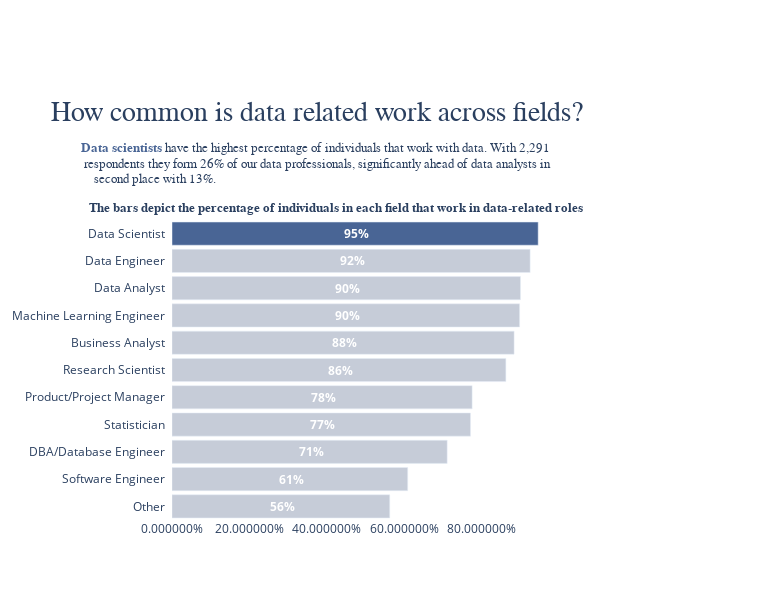

Notebook source saved alongside this figure:
### Markdown cell above
## <div class="subsection_title">2.1 Data related work across fields</div>
Surely not all professions are made equally, so I wondered **which fields tend to have more professionals involved in data analysis activities?** The below graph shows the percentage of individuals within each field that work in data-related roles on a daily basis. **Additional details are included in the hover text.**
<div class="sidenote">
    Source: Kaggle 2020 DS and ML Survey - <span style="font-style: italic;">Q23. Select any activities that make up an important part of your role at work.</span>
</div>

### Code cell
# Field distribution of professionals

# List of fields
fields = dataprofs["Q5"].unique()

# DataFrame with required values for plotting and tooltips
fields_df = pd.DataFrame()
fields_df["all"] = q23_df["Q5"].value_counts()
fields_df["profs"] = dataprofs["Q5"].value_counts()
fields_df["non_profs"] = fields_df["all"] - fields_df["profs"]
fields_df["ratio"] = fields_df["profs"]/ fields_df["all"]
fields_df["proportion"] = fields_df['profs'] * 100/ fields_df["profs"].sum()

fields_df.index = [index+"  " for index in fields_df.index]

trace1 = go.Bar(
    y = fields_df.index,
    x = fields_df["ratio"],
    orientation = "h",
    marker = dict(color=[primary_blue] + [primary_grey]*10),
    name = "",
    width= 0.85,    
    customdata = fields_df[["profs","non_profs","proportion"]],
    hoverinfo = "none",
    hovertemplate = ' Work in data related roles: %{customdata[0]}<br> Do not work in data related roles: %{customdata[1]}<br> Contribution to  total number of data professionals: %{customdata[2]:.2f}%'
)

layout = dict(
    margin = dict(t=220),
    legend=dict(orientation='h',yanchor='top',xanchor='center',y=-0.05,x=0.5,font=dict(size= 18),traceorder='normal'),
    xaxis = dict(domain=[0,0.73],
            tickformat="%"),
    yaxis= dict(
            categoryorder = 'array',
            categoryarray = fields_df["ratio"].sort_values(ascending=True).keys()),
    width = 780,
    height = 600,
    plot_bgcolor= "#fff",
    hoverlabel=dict(
        bgcolor="white",
        font_size=12
    )
)

data = [trace1]

fig = go.Figure(data = data, layout = layout)

# percentage annotations
for index in range(len(fields_df.index)):
    fig.add_annotation(dict(
                            x=(fields_df.iloc[index])["ratio"]/2,
                            y=fields_df.index[index],
                            showarrow=False,
                            text="<b style='color:#fff'> %d%%</b>" % np.round((fields_df.iloc[index])["ratio"]*100),
                            textangle=0,
                            xref="x",
                            yref="y"
                           ))

# helper text annotation
fig.add_annotation(dict(
                            x=0.783,
                            y=1.067,
                            showarrow=False,
                            text="<b style='font-family:Helvetica; font-size: 13px'>The bars depict the percentage of individuals in each field that work in data-related roles</b>",
                            textangle=0,
                            xref="paper",
                            yref="paper"
                           ))

# title annotation
large_title_format = "<span style='font-size:28px; font-family:Times New Roman'>How common is data related work across fields?</span>"
small_title_format = "<span style='font-size:13px; font-family:Helvetica'><b style='color:#496595'>Data scientists</b> have the highest percentage of individuals that work with data. With 2,291 <br>respondents they form 26% of our data professionals, significantly ahead of data analysts in<br>second place with 13%.                                                                                                            <br></span>"

fig.add_annotation(dict(
                            x=0.783,
                            y=1.41,
                            showarrow=False,
                            text= large_title_format + "<br><br>" + small_title_format,
                            textangle=0,
                            xref="paper",
                            yref="paper"
                           ))

iplot(fig)

### Figure 1 — Plotly figure (JSON) as saved in the notebook; plotly's stock layout.template omitted (floating-point values rounded to 4 significant figures)
{"data": [{"customdata": [[2291, 132, 26.21], [1006, 647, 11.51], [863, 672, 9.872], [1150, 128, 13.15], [900, 144, 10.3], [841, 96, 9.62], [606, 80, 6.932], [465, 135, 5.319], [344, 28, 3.935], [195, 58, 2.231], [81, 33, 0.9266]], "hoverinfo": "none", "hovertemplate": " Work in data related roles: %{customdata[0]}<br> Do not work in data related roles: %{customdata[1]}<br> Contribution to  total number of data professionals: %{customdata[2]:.2f}%", "marker": {"color": ["#496595", "#c6ccd8", "#c6ccd8", "#c6ccd8", "#c6ccd8", "#c6ccd8", "#c6ccd8", "#c6ccd8", "#c6ccd8", "#c6ccd8", "#c6ccd8"]}, "name": "", "orientation": "h", "type": "bar", "width": 0.85, "x": [0.9455, 0.6086, 0.5622, 0.8998, 0.8621, 0.8975, 0.8834, 0.775, 0.9247, 0.7708, 0.7105], "y": ["Data Scientist  ", "Software Engineer  ", "Other  ", "Data Analyst  ", "Research Scientist  ", "Machine Learning Engineer  ", "Business Analyst  ", "Product/Project Manager  ", "Data Engineer  ", "Statistician  ", "DBA/Database Engineer  "]}], "layout": {"annotations": [{"showarrow": false, "text": "<b style='color:#fff'> 95%</b>", "textangle": 0, "x": 0.4728, "xref": "x", "y": "Data Scientist  ", "yref": "y"}, {"showarrow": false, "text": "<b style='color:#fff'> 61%</b>", "textangle": 0, "x": 0.3043, "xref": "x", "y": "Software Engineer  ", "yref": "y"}, {"showarrow": false, "text": "<b style='color:#fff'> 56%</b>", "textangle": 0, "x": 0.2811, "xref": "x", "y": "Other  ", "yref": "y"}, {"showarrow": false, "text": "<b style='color:#fff'> 90%</b>", "textangle": 0, "x": 0.4499, "xref": "x", "y": "Data Analyst  ", "yref": "y"}, {"showarrow": false, "text": "<b style='color:#fff'> 86%</b>", "textangle": 0, "x": 0.431, "xref": "x", "y": "Research Scientist  ", "yref": "y"}, {"showarrow": false, "text": "<b style='color:#fff'> 90%</b>", "textangle": 0, "x": 0.4488, "xref": "x", "y": "Machine Learning Engineer  ", "yref": "y"}, {"showarrow": false, "text": "<b style='color:#fff'> 88%</b>", "textangle": 0, "x": 0.4417, "xref": "x", "y": "Business Analyst  ", "yref": "y"}, {"showarrow": false, "text": "<b style='color:#fff'> 78%</b>", "textangle": 0, "x": 0.3875, "xref": "x", "y": "Product/Project Manager  ", "yref": "y"}, {"showarrow": false, "text": "<b style='color:#fff'> 92%</b>", "textangle": 0, "x": 0.4624, "xref": "x", "y": "Data Engineer  ", "yref": "y"}, {"showarrow": false, "text": "<b style='color:#fff'> 77%</b>", "textangle": 0, "x": 0.3854, "xref": "x", "y": "Statistician  ", "yref": "y"}, {"showarrow": false, "text": "<b style='color:#fff'> 71%</b>", "textangle": 0, "x": 0.3553, "xref": "x", "y": "DBA/Database Engineer  ", "yref": "y"}, {"showarrow": false, "text": "<b style='font-family:Helvetica; font-size: 13px'>The bars depict the percentage of individuals in each field that work in data-related roles</b>", "textangle": 0, "x": 0.783, "xref": "paper", "y": 1.067, "yref": "paper"}, {"showarrow": false, "text": "<span style='font-size:28px; font-family:Times New Roman'>How common is data related work across fields?</span><br><br><span style='font-size:13px; font-family:Helvetica'><b style='color:#496595'>Data scientists</b> have the highest percentage of individuals that work with data. With 2,291 <br>respondents they form 26% of our data professionals, significantly ahead of data analysts in<br>second place with 13%.                                                                                                            <br></span>", "textangle": 0, "x": 0.783, "xref": "paper", "y": 1.41, "yref": "paper"}], "height": 600, "hoverlabel": {"bgcolor": "white", "font": {"size": 12}}, "legend": {"font": {"size": 18}, "orientation": "h", "traceorder": "normal", "x": 0.5, "xanchor": "center", "y": -0.05, "yanchor": "top"}, "margin": {"t": 220}, "plot_bgcolor": "#fff", "width": 780, "xaxis": {"domain": [0, 0.73], "tickformat": "%"}, "yaxis": {"categoryarray": ["Other  ", "Software Engineer  ", "DBA/Database Engineer  ", "Statistician  ", "Product/Project Manager  ", "Research Scientist  ", "Business Analyst  ", "Machine Learning Engineer  ", "Data Analyst  ", "Data Engineer  ", "Data Scientist  "], "categoryorder": "array"}}}
